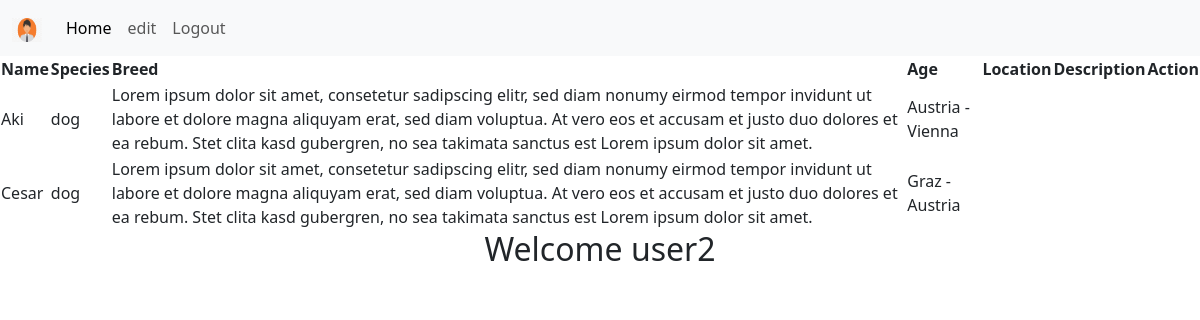
Before: /home_adam.php (signed in) with the older database file.
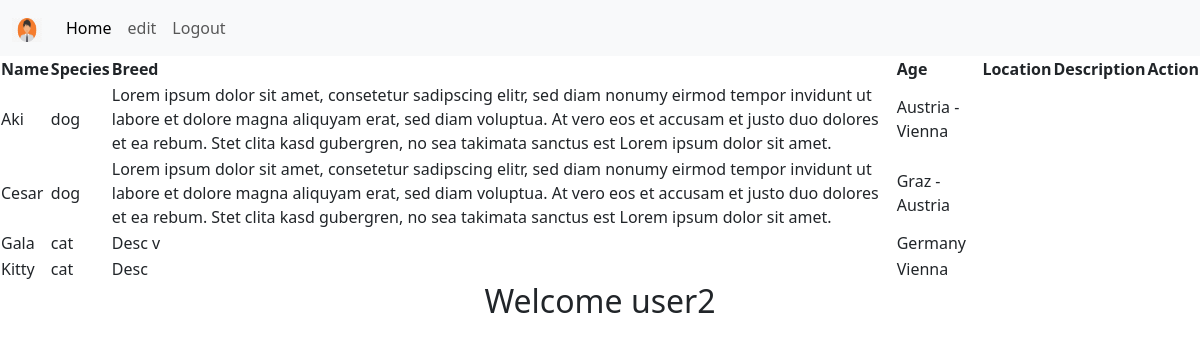
After: the same page with the newer database file.
### tables this page shows
CREATE TABLE `users` (
  `id` int(11) NOT NULL,
  `username` varchar(255) NOT NULL,
  `password` varchar(255) NOT NULL,
  `email` varchar(255) NOT NULL,
  `registration_date` date DEFAULT curdate(),
  `pictures` varchar(255) DEFAULT NULL,
  `role` enum('user','admin') DEFAULT 'user',
  `is_approved` tinyint(1) NOT NULL DEFAULT 0,
  `user_type` enum('individual','shelter','agency') DEFAULT 'individual'
);

CREATE TABLE `pets` (
  `id` int(11) NOT NULL,
  `name` varchar(255) DEFAULT NULL,
  `species` enum('dog','cat','bird','hamster','fish') DEFAULT NULL,
  `description` text DEFAULT NULL,
  `location` varchar(255) DEFAULT NULL,
  `added_by` int(11) DEFAULT NULL,
  `breed` varchar(100) DEFAULT 'No Breed',
  `status` enum('not adopted','adopted','pending') DEFAULT 'not adopted',
  `age` int(11) NOT NULL,
  `image` varchar(150) DEFAULT 'avatar.jpg',
  `size` enum('small','medium','big') NOT NULL
);

### home_adam.php (the view, shortened to what this page needs)
<?php
    require_once "db_connect.php";
    $sql = "SELECT * FROM users WHERE id = {$_SESSION["user"]}";
    $result = mysqli_query($connection, $sql);
    $row = mysqli_fetch_assoc($result);
$query = "SELECT * FROM pets";
$result = $connection->query($query);
?>
<!DOCTYPE html>
<html lang="en">
<head>
    <link href="https://cdn.jsdelivr.net/npm/bootstrap@5.3.0/dist/css/bootstrap.min.css" rel="stylesheet">
</head>
<body>
    <nav class="navbar navbar-expand-lg bg-body-tertiary">
        <div class="container-fluid">
            <a class="navbar-brand" href="#">
                <img src="pictures/<?= $row["pictures"] ?>" alt="user pic" width="30" height="24">
            </a>
            <ul class="navbar-nav me-auto mb-2 mb-lg-0">
                <li class="nav-item">
                    <a class="nav-link active" aria-current="page" href="#">Home</a>
                </li>
                <li class="nav-item">
                <a class="nav-link" href="login_logout_register_crud/update.php?id=<?= $row["id"] ?>">edit</a>
                </li>
                <li class="nav-item">
                    <a class="nav-link" href="user_crud/logout.php?logout">Logout</a>
                </li>
            </ul>
        </div>
    </nav>
    <table>
    <thead>
        <tr>
            <th>Name</th>
            <th>Species</th>
            <th>Breed</th>
            <th>Age</th>
            <th>Location</th>
            <th>Description</th>
            <th>Action</th>
        </tr>
    </thead>
    <tbody>
        <?php while($petRow = $result->fetch_assoc()): ?>
            <tr>
                <td><?= $petRow['name'] ?></td>
                <td><?= $petRow['species'] ?></td>
                <td><?= $petRow['description'] ?></td>
                <td><?= $petRow['location'] ?></td>
            </tr>
        <?php endwhile; ?>
    </tbody>
</table>
    <h2 class="text-center">Welcome <?= $row["username"] ?></h2>
</body>
</html>

Changed rows visible on the page:
added pets: name "Gala", species "cat", description "Desc v", location "Germany"
added pets: name "Kitty", species "cat", description "Desc", location "Vienna"
